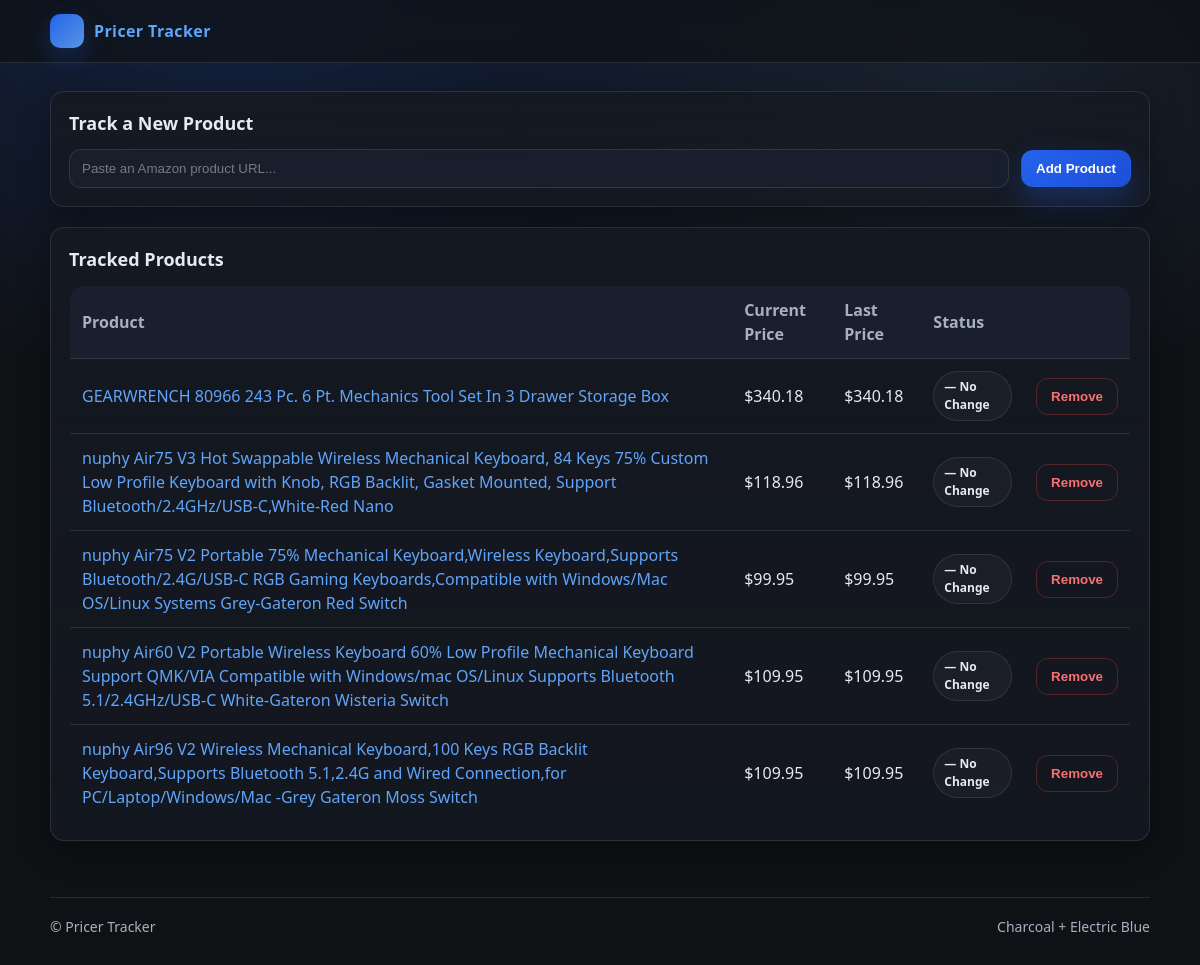
The page / on the database its author committed.
### tables this page shows
CREATE TABLE products 
    (id INTEGER PRIMARY KEY AUTOINCREMENT, 
    name TEXT NOT NULL, 
    current_price TEXT NOT NULL, 
    last_price TEXT NOT NULL, 
    url TEXT NOT NULL );

### website/app.py (the view)
@app.route("/")
def home_page():
    products = get_products()
    products = dict(sorted(products.items(), key=lambda x: int(x[0])))
    return render_template("home.html", products=products)

### website/app.py (called while the page is built)
def get_products():
    return load_db_to_dict()

### website/db.py (called while the page is built)
def get_connection():
    return sqlite3.connect(DATABASE)

### website/functions.py (called while the page is built)
def load_db_to_dict():
    product_dict = {}
    conn = get_connection()
    cur = conn.cursor()
    cur.execute(""" SELECT * FROM products """)
    rows = cur.fetchall()
    for row in rows:
        product = Product(id=row[0],url=row[4],name=row[1], current_price=row[2],last_price=row[3])
        product_dict[product.id] = product
    conn.close()
    return product_dict

### website/templates/home.html
{% extends "layout.html" %}
{% block content %}
<div class="card" style="margin-bottom: 20px;">
  <div class="card-header">
    <h2 class="card-title">Track a New Product</h2>
  </div>
  <form method="POST" action="/add" class="row row-wrap">
    <input type="url" name="url" placeholder="Paste an Amazon product URL..." required
           style="flex: 1; min-width: 260px;">
    <button type="submit" class="btn btn-primary">Add Product</button>
  </form>
</div>
<div class="card">
  <div class="card-header">
    <h2 class="card-title">Tracked Products</h2>
  </div>
  {% if products %}
  <table class="table">
    <thead>
      <tr>
        <th>Product</th>
        <th>Current Price</th>
        <th>Last Price</th>
        <th>Status</th>
        <th></th>
      </tr>
    </thead>
    <tbody>
      {% for id, p in products.items() %}
      <tr>
        <td><a href="{{url_for('product_page', product_id=p.id)}}" >{{ p.name }}</a></td>
        <td>{{ p.current_price }}</td>
        <td>{{ p.last_price }}</td>
        <td>
          {% if p.current_price < p.last_price %}
            <span class="pill" style="border-color:rgba(34,197,94,0.45); background:rgba(34,197,94,0.12); color:#bbf7d0;">↓ Dropped</span>
          {% elif p.current_price > p.last_price %}
            <span class="pill" style="border-color:rgba(239,68,68,0.45); background:rgba(239,68,68,0.12); color:#fecaca;">↑ Increased</span>
          {% else %}
            <span class="pill">— No Change</span>
          {% endif %}
        </td>
        <td>
          <form method="POST" action="/delete/{{ id }}">
            <button type="submit" class="btn btn-ghost" style="color:#f87171; border-color:rgba(239,68,68,0.3);">Remove</button>
          </form>
        </td>
      </tr>
      {% endfor %}
    </tbody>
  </table>
  {% else %}
    <p style="color: var(--muted);">No products tracked yet. Add one above.</p>
  {% endif %}
</div>
{% endblock %}

### website/templates/layout.html (shortened to what this page needs)
<!doctype html>
<html lang="en">
  <head>
    <link rel="stylesheet" href="{{ url_for('static', filename='main.css') }}">
  </head>
  <body>
    <header class="nav">
      <div class="container nav-inner">
        <a class="brand" href="{{ url_for('home_page') }}">
          <span class="brand-badge" aria-hidden="true"></span>
          <span>Pricer Tracker</span>
        </a>
      </div>
    </header>
    <main class="container">
      {% block content %}{% endblock %}
    </main>
    <footer class="container footer">
  <div class="row row-wrap" style="justify-content: space-between;">
    <span>© Pricer Tracker</span>
    <span style="color: var(--muted);">Charcoal + Electric Blue</span>
  </div>
</footer>

### website/static/main.css (style rules this page uses)
:root { --bg: #0f1115; --surface: #151922; --surface-2: #1b2230; --text: #e7eaf0; --muted: #a8b0c0; --border: rgba(255,255,255,0.10); --primary: #2563eb; --primary-2: #1d4ed8; --primary-3: #60a5fa; --shadow: 0 10px 30px rgba(0,0,0,0.35); --radius: 14px; --font: ui-sans-serif, system-ui, -apple-system, Segoe UI, Roboto, Helvetica, Arial; }
* { box-sizing: border-box; }
html, body { height: 100%; }
body { margin: 0; font-family: var(--font); background: radial-gradient(1200px 700px at 20% 0%, rgba(37,99,235,0.20), transparent 55%), radial-gradient(900px 600px at 80% 10%, rgba(96,165,250,0.12), transparent 50%), var(--bg); color: var(--text); line-height: 1.5; }
a { color: var(--primary-3); text-decoration: none; }
.container { width: min(1100px, 92vw); margin: 0 auto; padding: 28px 0; }
.nav { position: sticky; top: 0; z-index: 10; backdrop-filter: blur(10px); background: rgba(15,17,21,0.65); border-bottom: 1px solid var(--border); }
.nav-inner { display: flex; align-items: center; justify-content: space-between; gap: 14px; padding: 14px 0; }
.brand { display: flex; align-items: center; gap: 10px; font-weight: 800; letter-spacing: 0.4px; }
.brand-badge { width: 34px; height: 34px; border-radius: 10px; background: linear-gradient(135deg, var(--primary), rgba(96,165,250,0.9)); box-shadow: 0 10px 25px rgba(37,99,235,0.25); }
.card { background: linear-gradient(180deg, rgba(21,25,34,0.95), rgba(21,25,34,0.75)); border: 1px solid var(--border); border-radius: var(--radius); box-shadow: var(--shadow); padding: 18px; }
.card-header { display: flex; align-items: center; justify-content: space-between; gap: 10px; margin-bottom: 12px; }
.card-title { margin: 0; font-size: 18px; font-weight: 750; }
.btn { display: inline-flex; align-items: center; justify-content: center; gap: 10px; padding: 10px 14px; border-radius: 12px; border: 1px solid transparent; font-weight: 700; cursor: pointer; user-select: none; transition: transform 0.05s ease, filter 0.15s ease, background 0.15s ease, border-color 0.15s ease; }
.btn-primary { background: linear-gradient(135deg, var(--primary), var(--primary-2)); color: white; box-shadow: 0 14px 30px rgba(37,99,235,0.30); }
.btn-ghost { background: transparent; color: var(--text); border-color: var(--border); }
.input, input[type="text"], input[type="url"], input[type="email"], input[type="number"], select, textarea { width: 100%; padding: 11px 12px; border-radius: 12px; border: 1px solid var(--border); background: rgba(27,34,48,0.7); color: var(--text); outline: none; transition: border-color 0.15s ease, box-shadow 0.15s ease, background 0.15s ease; }
.input::placeholder, input::placeholder, textarea::placeholder { color: rgba(231,234,240,0.45); }
.row { display: flex; gap: 12px; align-items: center; }
.row-wrap { flex-wrap: wrap; }
.table { width: 100%; border-collapse: collapse; overflow: hidden; border-radius: var(--radius); border: 1px solid var(--border); }
.table th, .table td { padding: 12px 12px; text-align: left; border-bottom: 1px solid var(--border); }
.table th { color: var(--muted); font-weight: 800; background: rgba(27,34,48,0.75); }
.pill { display: inline-flex; align-items: center; gap: 8px; padding: 6px 10px; border-radius: 999px; border: 1px solid var(--border); background: rgba(255,255,255,0.03); color: var(--text); font-weight: 700; font-size: 12px; }
.footer { margin-top: 28px; padding-top: 18px; border-top: 1px solid var(--border); color: var(--muted); font-size: 14px; }

### rows shown on the page
products: name "GEARWRENCH 80966 243 Pc. 6 Pt. Mechanics Tool Set In 3 Drawer Storage Box", current_price "$340.18", last_price "$340.18"
products: name "nuphy Air75 V3 Hot Swappable Wireless Mechanical Keyboard, 84 Keys 75% Custom Low Profile Keyboard with Knob, RGB Backlit, Gasket Mounted, Support Bluetooth/2.4GHz/USB-C,White-Red Nano", current_price "$118.96", last_price "$118.96"
products: name "nuphy Air75 V2 Portable 75% Mechanical Keyboard,Wireless Keyboard,Supports Bluetooth/2.4G/USB-C RGB Gaming Keyboards,Compatible with Windows/Mac OS/Linux Systems Grey-Gateron Red Switch", current_price "$99.95", last_price "$99.95"
products: name "nuphy Air60 V2 Portable Wireless Keyboard 60% Low Profile Mechanical Keyboard Support QMK/VIA Compatible with Windows/mac OS/Linux Supports Bluetooth 5.1/2.4GHz/USB-C White-Gateron Wisteria Switch", current_price "$109.95", last_price "$109.95"
products: name "nuphy Air96 V2 Wireless Mechanical Keyboard,100 Keys RGB Backlit Keyboard,Supports Bluetooth 5.1,2.4G and Wired Connection,for PC/Laptop/Windows/Mac -Grey Gateron Moss Switch", current_price "$109.95", last_price "$109.95"
